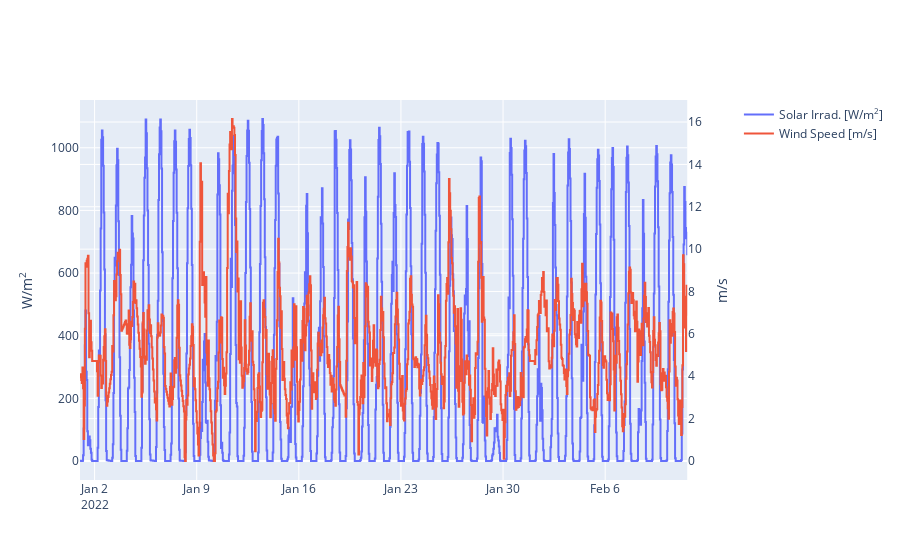

Notebook code for this chart:
### Code cell
import plotly.graph_objects as go
from plotly.subplots import make_subplots

# Create figure
fig = make_subplots(specs=[[{"secondary_y": True}]])
fig.add_trace(
    go.Scatter(x=list(data_plot.time), y=list(data_plot.solar),
              line_shape='hv', name='Solar Irrad. [W/m<sup>2</sup>]', yaxis="y1"),
                )
fig.add_trace(
    go.Scatter(x=list(data_plot.time), y=list(data_plot.wind),
              line_shape='hv', name='Wind Speed [m/s]', yaxis="y2"),
                )
fig.update_yaxes(dict(title = 'W/m<sup>2</sup>'), secondary_y=False)
fig.update_yaxes(dict(title = 'm/s'), secondary_y=True)
fig.show()

### Figure 1 — Plotly figure (JSON) as saved in the notebook; plotly's stock layout.template omitted (floating-point values rounded to 4 significant figures; data arrays with more than 128 entries replaced by an {"elided": "..."} marker saying what was removed)
{"data": [{"line": {"shape": "hv"}, "name": "Solar Irrad. [W/m<sup>2</sup>]", "type": "scatter", "x": {"elided": "1000 str values"}, "y": {"elided": "1000 float values"}, "yaxis": "y"}, {"line": {"shape": "hv"}, "name": "Wind Speed [m/s]", "type": "scatter", "x": {"elided": "1000 str values"}, "y": {"elided": "1000 float values"}, "yaxis": "y2"}], "layout": {"xaxis": {"anchor": "y", "domain": [0, 0.94]}, "yaxis": {"anchor": "x", "domain": [0, 1], "title": {"text": "W/m<sup>2</sup>"}}, "yaxis2": {"anchor": "x", "overlaying": "y", "side": "right", "title": {"text": "m/s"}}}}
